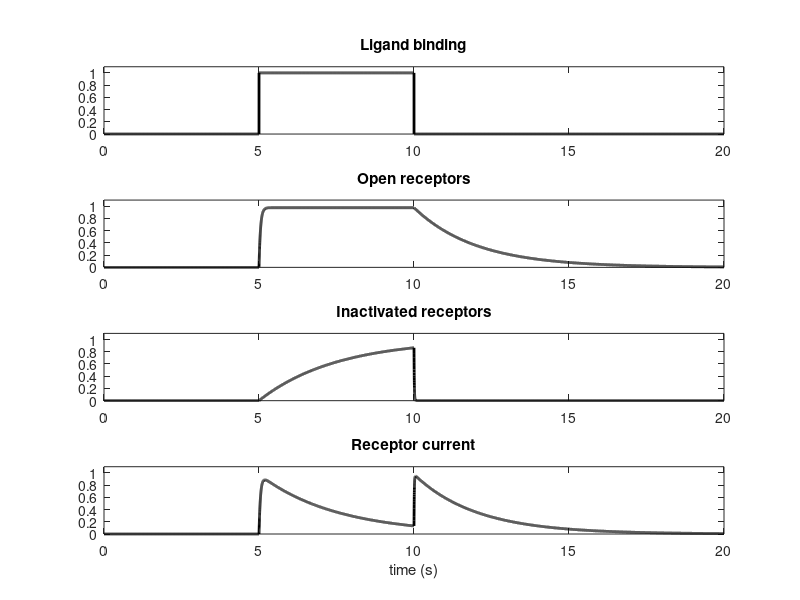

The MATLAB source for this figure:
% This is a single receptor model where open receptors gradually become
% inactivated, and inactivation is relieved by bitter removal. 

% This version is a deterministic model. Current is given by the product of
% variable m (reflects receptor opening) and variable h (reflects
% receptor's inactivation state). This models the behavior of a population
% of receptors.

% Receptors can be open and active (m=1,h=1), open and inactive (m=1,h=0),
% closed and active (m=0,h=1), or closed and inactive (m=0,h=0).

%% Model parameters

aM = 0.5; % closing rate (unbound or bound)
bM = 0; % opening rate (unbound)
bMs = 20; % opening rate (bound)
aH = 0.1; % inactivation rate (unbound)
aHs = 0.4; % inactivation rate (bound)
bH = 100; % de-inactivation rate (unbound)
bHs = 0; % de-inactivation rate (bound)

bitter_duration = 5; % in sec
T = bitter_duration + 15; % total time in sec
dt = 0.001; % size of timestep
t = 0:dt:T;

m = zeros(length(t),1); % all receptors start closed
h = ones(length(t),1); % all receptors start in non-inactivated state

s = double(((t>5) & (t<= (5+bitter_duration)))); % bitter presented at t=5 sec

%% Run simulation

for i=2:length(t)
    
    % choose which values to use depending on if bound or unbound
    if s(i) == 1
        bM_curr = bMs;
        aH_curr = aHs;
        bH_curr = bHs;
    else
        bM_curr = bM;
        aH_curr = aH;
        bH_curr = bH;
    end
        
    % m(t) is calculated as m(t-1), minus open receptors that closed, plus
    % closed receptors that opened
    m(i) = m(i-1) - aM*dt*m(i-1) + bM_curr*dt*(1-m(i-1)); 
    
    % h(t) is calculated as h(t-1), minus active receptors that
    % inactivated, plus inactive receptors that de-inactivated
    h(i) = h(i-1) - aH_curr*dt*h(i-1) + bH_curr*dt*(1-h(i-1)); 
    
end

current = m.*h;

%% Plot results

figure
set(gcf, 'Position', [300,400,400,700])

subplot(4,1,1)
plot(t,s,'k','linewidth',2)
ylim([0 1.1])
title('Ligand binding')

subplot(4,1,2)
plot(t,m,'k','linewidth',2)
ylim([0 1.1])
title('Open receptors')

subplot(4,1,3)
plot(t,1-h,'k','linewidth',2)
ylim([0 1.1])
title('Inactivated receptors')

subplot(4,1,4)
plot(t,current,'k','linewidth',2)
ylim([0 1.1])
title('Receptor current')
xlabel('time (s)')

% saveas(gcf,'main_results.fig')
% saveas(gcf,'main_results.png')
% 
% save('results.mat', 'current','m','h',...
%     'bitter_duration','aM','bM','bMs','aH','aHs','bH','bHs')